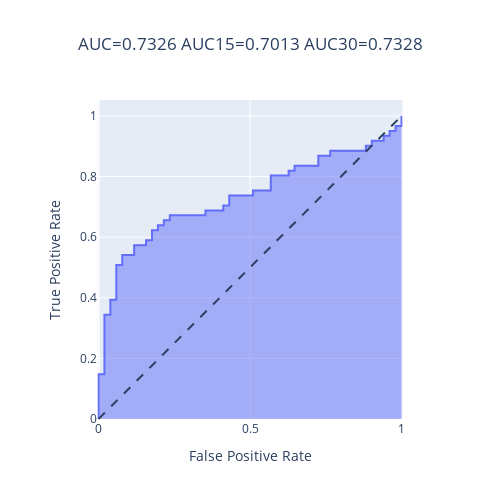

The cell this chart's notebook holds for it:
### Code cell
roc(chembl2850["true_label"],chembl2850["predicted_probability_class_1"])

### Figure 1 — Plotly figure (JSON) as saved in the notebook; plotly's stock layout.template omitted (floating-point values rounded to 4 significant figures)
{"data": [{"fillpattern": {"shape": ""}, "hovertemplate": "False Positive Rate=%{x}<br>True Positive Rate=%{y}<extra></extra>", "legendgroup": "", "line": {"color": "#636efa"}, "marker": {"symbol": "circle"}, "mode": "lines", "name": "", "orientation": "v", "showlegend": false, "stackgroup": "1", "type": "scatter", "x": [0, 0, 0, 0.01961, 0.01961, 0.01961, 0.01961, 0.01961, 0.01961, 0.03922, 0.03922, 0.05882, 0.05882, 0.07843, 0.07843, 0.1176, 0.1176, 0.1569, 0.1569, 0.1765, 0.1765, 0.1961, 0.1961, 0.2157, 0.2157, 0.2353, 0.2353, 0.3529, 0.3529, 0.4118, 0.4118, 0.4314, 0.4314, 0.4706, 0.5098, 0.5098, 0.5686, 0.5686, 0.6275, 0.6275, 0.6471, 0.6471, 0.7255, 0.7255, 0.7647, 0.7647, 0.8824, 0.8824, 0.902, 0.902, 0.9412, 0.9412, 0.9608, 0.9608, 0.9804, 0.9804, 1, 1], "xaxis": "x", "y": [0, 0.09836, 0.1475, 0.1475, 0.1967, 0.2131, 0.2459, 0.2951, 0.3443, 0.3443, 0.3934, 0.3934, 0.5082, 0.5082, 0.541, 0.541, 0.5738, 0.5738, 0.5902, 0.5902, 0.623, 0.623, 0.6393, 0.6393, 0.6557, 0.6557, 0.6721, 0.6721, 0.6885, 0.6885, 0.7049, 0.7049, 0.7377, 0.7377, 0.7377, 0.7541, 0.7541, 0.8033, 0.8033, 0.8197, 0.8197, 0.8361, 0.8361, 0.8689, 0.8689, 0.8852, 0.8852, 0.9016, 0.9016, 0.918, 0.918, 0.9344, 0.9344, 0.9508, 0.9508, 0.9672, 0.9672, 1], "yaxis": "y"}], "layout": {"height": 500, "legend": {"tracegroupgap": 0}, "shapes": [{"line": {"dash": "dash"}, "type": "line", "x0": 0, "x1": 1, "y0": 0, "y1": 1}], "title": {"text": "AUC=0.7326 AUC15=0.7013 AUC30=0.7328", "x": 0.5}, "width": 500, "xaxis": {"anchor": "y", "constrain": "domain", "domain": [0, 1], "title": {"text": "False Positive Rate"}}, "yaxis": {"anchor": "x", "domain": [0, 1], "scaleanchor": "x", "scaleratio": 1, "title": {"text": "True Positive Rate"}}}}
